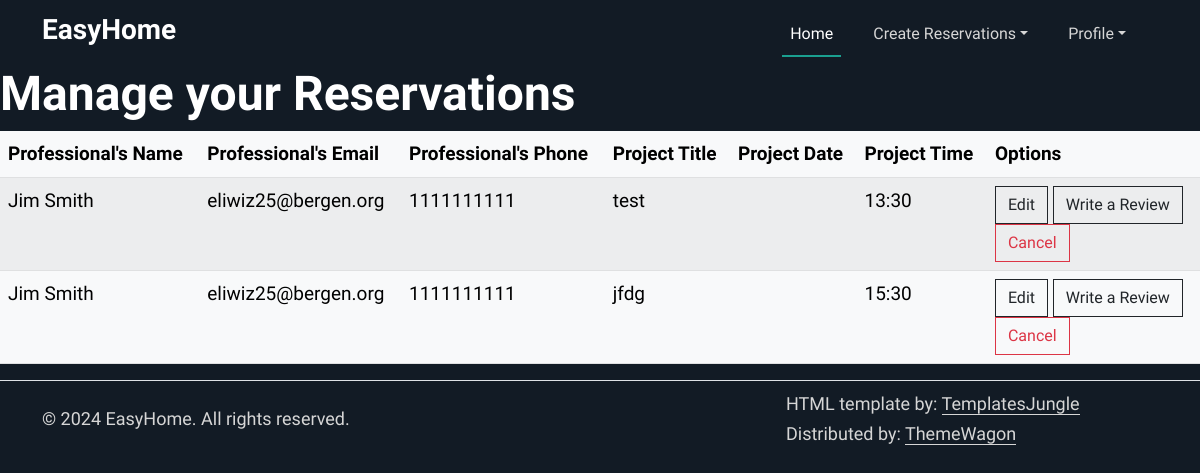
The page /manageReservations (signed in) on the database its author committed.
### tables this page shows
CREATE TABLE workDetails (
                id INTEGER PRIMARY KEY AUTOINCREMENT,
                work_name VARCHAR2(50),
                work_description VARCHAR2(100),
                user_id INTEGER NOT NULL,
                professional_id INTEGER NOT NULL,
                total_cost REAL,
                hour_amount INTEGER,
                start_date DATE,
                end_date DATE,
                start_time TIME,
                is_paid BOOLEAN DEFAULT 0,
                FOREIGN KEY (user_id) REFERENCES users(id),
                FOREIGN KEY (professional_id) REFERENCES professionals(id)
              );

CREATE TABLE users (
                id INTEGER PRIMARY KEY AUTOINCREMENT,
                first_name VARCHAR2(25) NOT NULL,
                middle_name VARCHAR2(15),
                last_name VARCHAR2(25) NOT NULL,
                gender CHAR(1) CHECK (gender IN ('M','F','O')) NOT NULL,
                phone_number VARCHAR2(12) NOT NULL,
                email VARCHAR2(50) NOT NULL,
                password VARCHAR2(50) NOT NULL,
                street_number VARCHAR2(10),
                street_name VARCHAR2(35),
                town VARCHAR2(30),
                state CHAR(2),
                zip_code VARCHAR2(5),
                user_type VARCHAR2(20) CHECK (user_type IN ('customer','professional')) DEFAULT 'customer'
            );

### app.py (the view)
@app.route("/manageReservations")
@login_required
def manageReservations():
    reserved = get_work_details_by_user(current_user.id)
    return render_template("manageReservations.html", reservations = reserved)

### app.py (called while the page is built)
@login_manager.user_loader
def load_user(user_id):
    try:
        conn = sqlite3.connect('database.db')
        conn.row_factory = sqlite3.Row
        c = conn.cursor()
        c.execute("SELECT * FROM users WHERE id = ?", (user_id,))
        user_row = c.fetchone()
        return User(user_row) if user_row else None
    except sqlite3.Error as e:
        print(f"Error retrieving user by ID: {e}")
        return None
    finally:
        if conn:
            conn.close()

### templates/manageReservations.html (shortened to what this page needs)
{%extends "base.html"%}
{%block content%}
<section id="start">
<div class="row">
    <h2>Manage your Reservations</h2>
    <div class="main">
    <table class="table table-striped table-light">
      <thead>
        <tr>
          <th scope="col">Professional's Name</th>
          <th scope="col">Professional's Email</th>
          <th scope="col">Professional's Phone</th>
          <th scope="col">Project Title</th>
          <th scope="col">Project Date</th>
          <th scope="col">Project Time</th>
          <th scope="col">Options</th>
        </tr>
      </thead>
      <tbody>
        {% for reserve in reservations %}
        <tr>
            <td>{{ reserve.first_name }} {{reserve.last_name}}</td>
            <td>{{ reserve.email}}</td>
            <td>{{ reserve.phone_number}}</td>
            <td>{{ reserve.work_name }}</td>
            <td>{{ reserve.date }}</td>
            <td>{{ reserve.start_time }}</td>
            <td>
              <a href="/editReservation/{{reserve.work_id}}">
                <button type="submit" class="btn btn-outline-dark">
                  Edit
                </button>
              </a>
                <a href="/submit_review/{{reserve.professional_primary_key}}" class="btn btn-outline-dark">Write a Review</a>
                <form action="{{ url_for('cancel_reservation') }}" method="post">
                  <button onclick="return confirm('Are you sure to delete this reservation?')" type="submit" class="btn btn-outline-danger">
                      Cancel
                  </button>
              </form>
            </td>
        </tr>
        {% endfor %}
    </tbody>
    </table>
  </div>
  </section>
{%endblock%}

### static/assets/css/style.css (style rules this page uses)
:root { --accent-color: #1AA090; --dark-color: #121B25; --grey-color: #83898F; --body-text-color: #FFFFFF; --light-text-color: #D6D6D6; --link-color: #092035; }
body { padding-top: 65px; font-family: 'Work Sans', sans-serif; font-weight: 400; font-size: 19px; line-height: 1.6em; color: var(--body-text-color); background-color: var(--dark-color); }
h1, .h1, h2, .h2, h3, .h3, h4, .h4, h5, .h5, h6, .h6 { font-family: 'Work Sans', sans-serif; font-weight: 600; color: var(--body-text-color); }
h2, .h2 { font-size: 48px; }
a { color: var(--light-text-color); text-decoration: none; transition: all 0.3s ease-out; }
.btn { --bs-btn-border-radius: 0 rem; }

### rows shown on the page
workDetails: first_name "Jim", last_name "Smith", email "eliwiz25@bergen.org", phone_number "1111111111", work_name "test", start_time "13:30"
workDetails: first_name "Jim", last_name "Smith", email "eliwiz25@bergen.org", phone_number "1111111111", work_name "jfdg", start_time "15:30"
